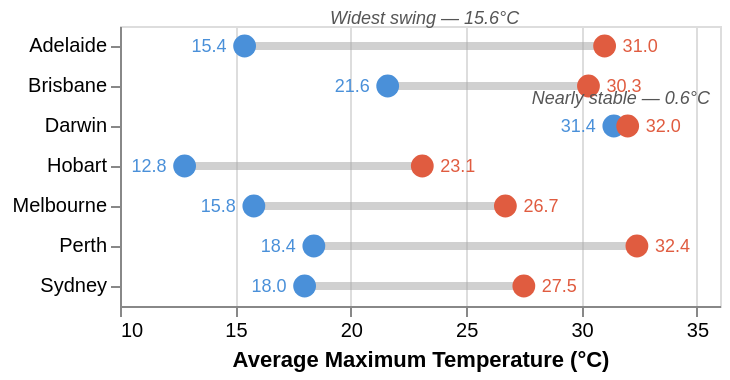

Write a Vega-Lite specification for this figure.
### Vega-Lite specification from a JSON file in a GitHub repository (floating-point values rounded to 4 significant figures)
{"$schema": "https://vega.github.io/schema/vega-lite/v5.json", "width": "container", "height": "container", "data": {"values": [{"city": "Adelaide", "summer": 31.0, "winter": 15.4, "range": 15.6}, {"city": "Perth", "summer": 32.4, "winter": 18.4, "range": 14.0}, {"city": "Melbourne", "summer": 26.7, "winter": 15.8, "range": 10.9}, {"city": "Hobart", "summer": 23.1, "winter": 12.8, "range": 10.3}, {"city": "Sydney", "summer": 27.5, "winter": 18.0, "range": 9.5}, {"city": "Brisbane", "summer": 30.3, "winter": 21.6, "range": 8.7}, {"city": "Darwin", "summer": 32.0, "winter": 31.4, "range": 0.6}]}, "encoding": {"y": {"field": "city", "type": "nominal", "sort": {"field": "range", "order": "descending"}, "title": null}}, "layer": [{"mark": {"type": "rule", "strokeWidth": 4, "opacity": 0.55}, "encoding": {"x": {"field": "winter", "type": "quantitative", "title": "Average Maximum Temperature (°C)", "scale": {"domain": [10, 36]}}, "x2": {"field": "summer"}, "color": {"value": "#aaaaaa"}}}, {"mark": {"type": "circle", "size": 130, "opacity": 1}, "encoding": {"x": {"field": "winter", "type": "quantitative"}, "color": {"value": "#4a90d9"}, "tooltip": [{"field": "city", "type": "nominal", "title": "Capital City"}, {"field": "winter", "type": "quantitative", "title": "July average (°C)", "format": ".1f"}, {"field": "range", "type": "quantitative", "title": "Seasonal range (°C)", "format": ".1f"}]}}, {"mark": {"type": "circle", "size": 130, "opacity": 1}, "encoding": {"x": {"field": "summer", "type": "quantitative"}, "color": {"value": "#e05c40"}, "tooltip": [{"field": "city", "type": "nominal", "title": "Capital City"}, {"field": "summer", "type": "quantitative", "title": "January average (°C)", "format": ".1f"}, {"field": "range", "type": "quantitative", "title": "Seasonal range (°C)", "format": ".1f"}]}}, {"mark": {"type": "text", "dx": -9, "fontSize": 9, "align": "right", "color": "#4a90d9"}, "encoding": {"x": {"field": "winter", "type": "quantitative"}, "text": {"field": "winter", "type": "quantitative", "format": ".1f"}}}, {"mark": {"type": "text", "dx": 9, "fontSize": 9, "align": "left", "color": "#e05c40"}, "encoding": {"x": {"field": "summer", "type": "quantitative"}, "text": {"field": "summer", "type": "quantitative", "format": ".1f"}}}, {"data": {"values": [{"city": "Adelaide", "x": 23.2, "note": "Widest swing — 15.6°C"}, {"city": "Darwin", "x": 31.7, "note": "Nearly stable — 0.6°C"}]}, "mark": {"type": "text", "dy": -14, "fontSize": 9, "fontStyle": "italic", "color": "#555", "align": "center"}, "encoding": {"x": {"field": "x", "type": "quantitative"}, "y": {"field": "city", "type": "nominal", "sort": ["Adelaide", "Perth", "Melbourne", "Hobart", "Sydney", "Brisbane", "Darwin"]}, "text": {"field": "note", "type": "nominal"}}}]}
